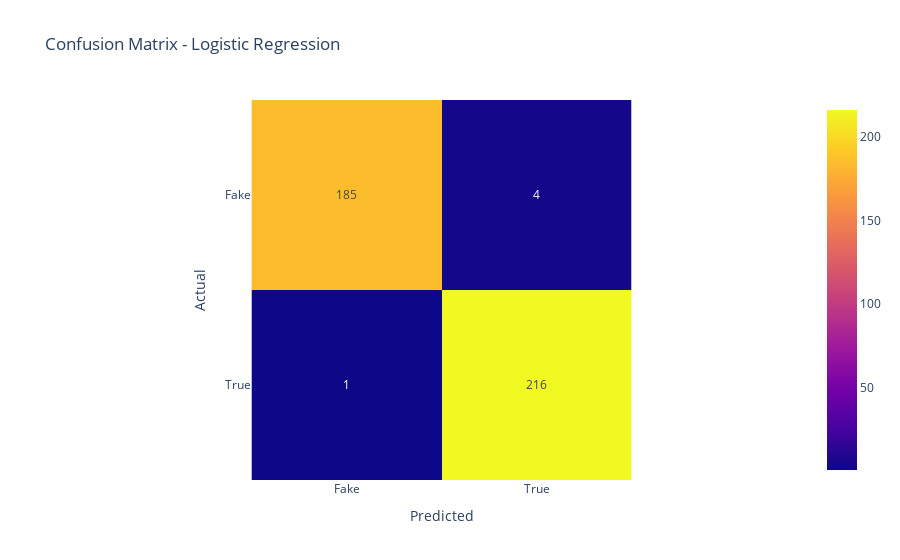
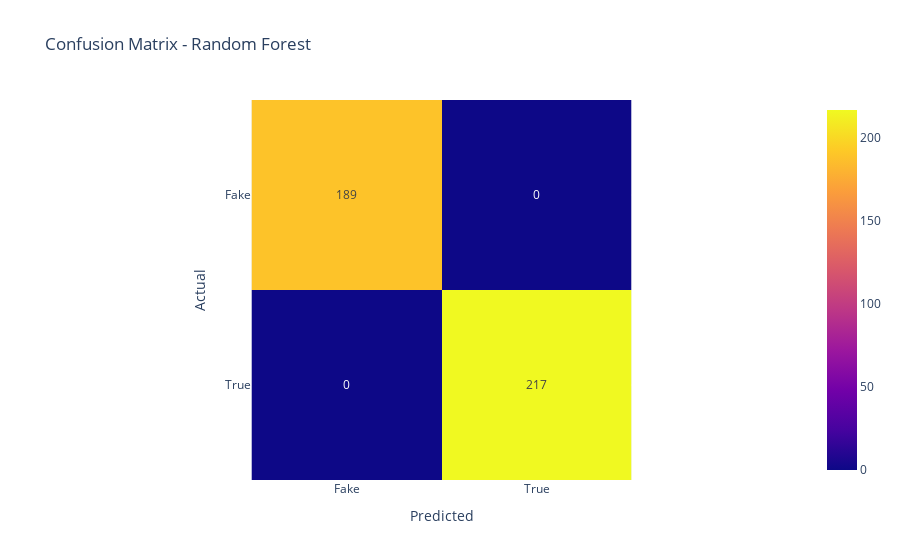
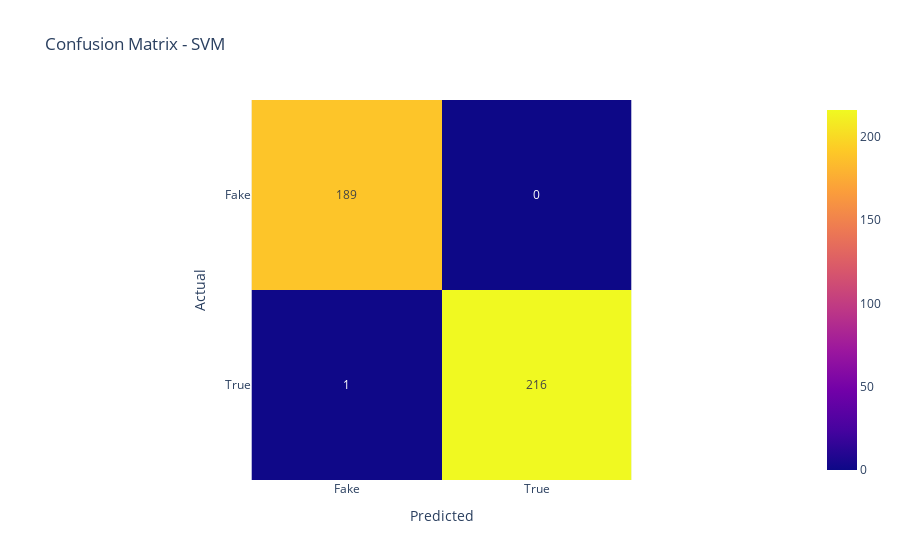

The notebook cell these images were saved under, in order:
### Markdown cell above
## 6. Model Evaluation

### Code cell
results = []

for name, model in models.items():
    y_pred = model.predict(X_test_tfidf)
    acc = accuracy_score(y_test, y_pred)
    
    print(f"--- {name} ---")
    print(classification_report(y_test, y_pred))
    
    # Confusion Matrix
    cm = confusion_matrix(y_test, y_pred)
    fig_cm = px.imshow(cm, text_auto=True, title=f'Confusion Matrix - {name}',
                       labels=dict(x="Predicted", y="Actual"), x=['Fake', 'True'], y=['Fake', 'True'])
    fig_cm.show()
    
    results.append({'Model': name, 'Accuracy': acc})

### Figure 1 — Plotly figure (JSON) as saved in the notebook; plotly's stock layout.template omitted (floating-point values rounded to 4 significant figures)
{"data": [{"coloraxis": "coloraxis", "hovertemplate": "Predicted: %{x}<br>Actual: %{y}<br>color: %{z}<extra></extra>", "name": "0", "texttemplate": "%{z}", "type": "heatmap", "x": ["Fake", "True"], "xaxis": "x", "y": ["Fake", "True"], "yaxis": "y", "z": [[185, 4], [1, 216]]}], "layout": {"coloraxis": {"colorscale": [[0, "#0d0887"], [0.1111, "#46039f"], [0.2222, "#7201a8"], [0.3333, "#9c179e"], [0.4444, "#bd3786"], [0.5556, "#d8576b"], [0.6667, "#ed7953"], [0.7778, "#fb9f3a"], [0.8889, "#fdca26"], [1, "#f0f921"]]}, "title": {"text": "Confusion Matrix - Logistic Regression"}, "xaxis": {"anchor": "y", "constrain": "domain", "domain": [0, 1], "scaleanchor": "y", "title": {"text": "Predicted"}}, "yaxis": {"anchor": "x", "autorange": "reversed", "constrain": "domain", "domain": [0, 1], "title": {"text": "Actual"}}}}

### Figure 2 — Plotly figure (JSON) as saved in the notebook; plotly's stock layout.template omitted (floating-point values rounded to 4 significant figures)
{"data": [{"coloraxis": "coloraxis", "hovertemplate": "Predicted: %{x}<br>Actual: %{y}<br>color: %{z}<extra></extra>", "name": "0", "texttemplate": "%{z}", "type": "heatmap", "x": ["Fake", "True"], "xaxis": "x", "y": ["Fake", "True"], "yaxis": "y", "z": [[189, 0], [0, 217]]}], "layout": {"coloraxis": {"colorscale": [[0, "#0d0887"], [0.1111, "#46039f"], [0.2222, "#7201a8"], [0.3333, "#9c179e"], [0.4444, "#bd3786"], [0.5556, "#d8576b"], [0.6667, "#ed7953"], [0.7778, "#fb9f3a"], [0.8889, "#fdca26"], [1, "#f0f921"]]}, "title": {"text": "Confusion Matrix - Random Forest"}, "xaxis": {"anchor": "y", "constrain": "domain", "domain": [0, 1], "scaleanchor": "y", "title": {"text": "Predicted"}}, "yaxis": {"anchor": "x", "autorange": "reversed", "constrain": "domain", "domain": [0, 1], "title": {"text": "Actual"}}}}

### Figure 3 — Plotly figure (JSON) as saved in the notebook; plotly's stock layout.template omitted (floating-point values rounded to 4 significant figures)
{"data": [{"coloraxis": "coloraxis", "hovertemplate": "Predicted: %{x}<br>Actual: %{y}<br>color: %{z}<extra></extra>", "name": "0", "texttemplate": "%{z}", "type": "heatmap", "x": ["Fake", "True"], "xaxis": "x", "y": ["Fake", "True"], "yaxis": "y", "z": [[189, 0], [1, 216]]}], "layout": {"coloraxis": {"colorscale": [[0, "#0d0887"], [0.1111, "#46039f"], [0.2222, "#7201a8"], [0.3333, "#9c179e"], [0.4444, "#bd3786"], [0.5556, "#d8576b"], [0.6667, "#ed7953"], [0.7778, "#fb9f3a"], [0.8889, "#fdca26"], [1, "#f0f921"]]}, "title": {"text": "Confusion Matrix - SVM"}, "xaxis": {"anchor": "y", "constrain": "domain", "domain": [0, 1], "scaleanchor": "y", "title": {"text": "Predicted"}}, "yaxis": {"anchor": "x", "autorange": "reversed", "constrain": "domain", "domain": [0, 1], "title": {"text": "Actual"}}}}
